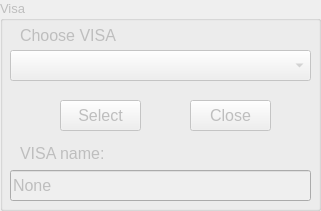
             <widget class="QGroupBox" name="groupBox_visa_keithley">
              <property name="enabled">
               <bool>false</bool>
              </property>
              <property name="geometry">
               <rect>
                <x>330</x>
                <y>10</y>
                <width>321</width>
                <height>211</height>
               </rect>
              </property>
              <property name="font">
               <font>
                <pointsize>10</pointsize>
               </font>
              </property>
              <property name="title">
               <string>Visa</string>
              </property>
              <widget class="QLabel" name="label_chooseVisa">
               <property name="geometry">
                <rect>
                 <x>20</x>
                 <y>20</y>
                 <width>311</width>
                 <height>31</height>
                </rect>
               </property>
               <property name="font">
                <font>
                 <pointsize>12</pointsize>
                </font>
               </property>
               <property name="text">
                <string>Choose VISA</string>
               </property>
              </widget>
              <widget class="QComboBox" name="comboBox_visa_keithley">
               <property name="geometry">
                <rect>
                 <x>10</x>
                 <y>50</y>
                 <width>301</width>
                 <height>31</height>
                </rect>
               </property>
               <property name="font">
                <font>
                 <pointsize>12</pointsize>
                </font>
               </property>
              </widget>
              <widget class="QPushButton" name="pushButton_select_keithley">
               <property name="geometry">
                <rect>
                 <x>60</x>
                 <y>100</y>
                 <width>81</width>
                 <height>31</height>
                </rect>
               </property>
               <property name="font">
                <font>
                 <pointsize>12</pointsize>
                </font>
               </property>
               <property name="text">
                <string>Select</string>
               </property>
              </widget>
              <widget class="QPushButton" name="pushButton_close_keithley">
               <property name="geometry">
                <rect>
                 <x>190</x>
                 <y>100</y>
                 <width>81</width>
                 <height>31</height>
                </rect>
               </property>
               <property name="font">
                <font>
                 <pointsize>12</pointsize>
                </font>
               </property>
               <property name="text">
                <string>Close</string>
               </property>
              </widget>
              <widget class="QLabel" name="label_8">
               <property name="geometry">
                <rect>
                 <x>20</x>
                 <y>140</y>
                 <width>311</width>
                 <height>27</height>
                </rect>
               </property>
               <property name="font">
                <font>
                 <pointsize>12</pointsize>
                </font>
               </property>
               <property name="text">
                <string>VISA name:</string>
               </property>
              </widget>
              <widget class="QLineEdit" name="lineEdit_visa_keithley">
               <property name="geometry">
                <rect>
                 <x>10</x>
                 <y>170</y>
                 <width>301</width>
                 <height>31</height>
                </rect>
               </property>
               <property name="font">
                <font>
                 <pointsize>12</pointsize>
                </font>
               </property>
               <property name="text">
                <string>None</string>
               </property>
              </widget>
             </widget>
